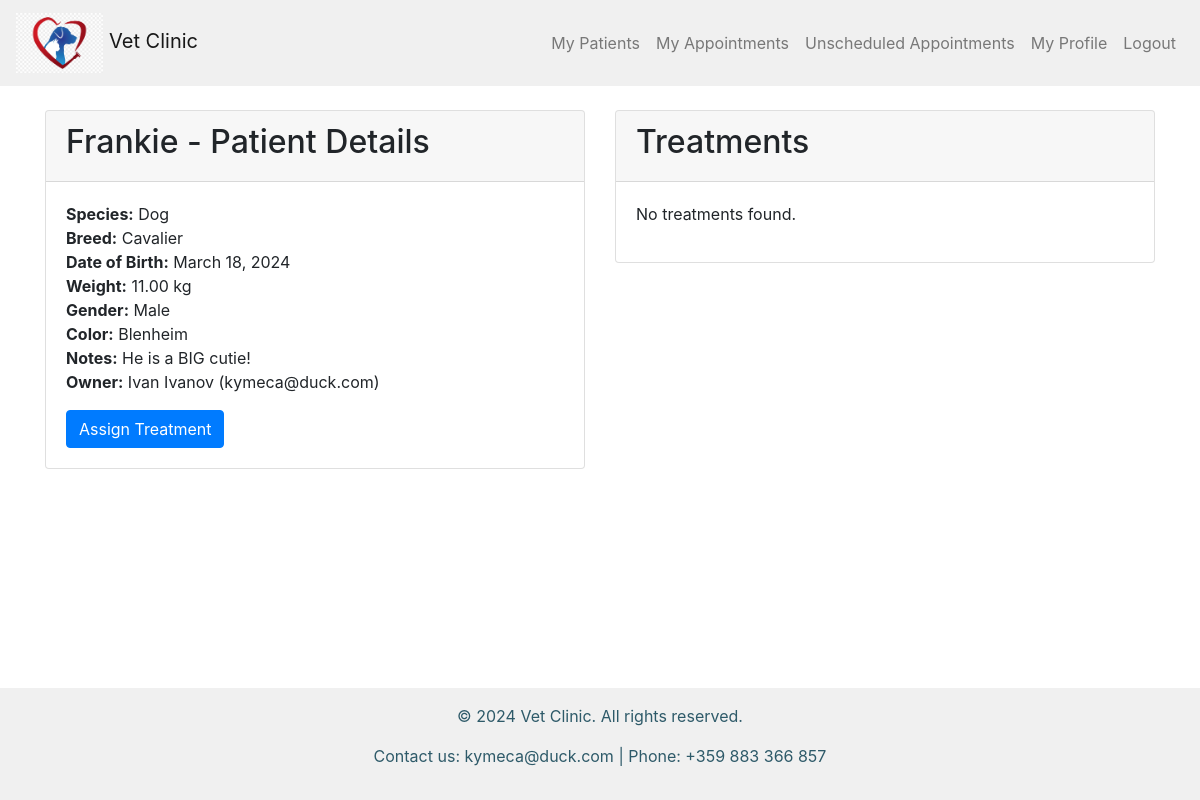
Before: /doctors/pet_patient/1/ (signed in) with the older database file.
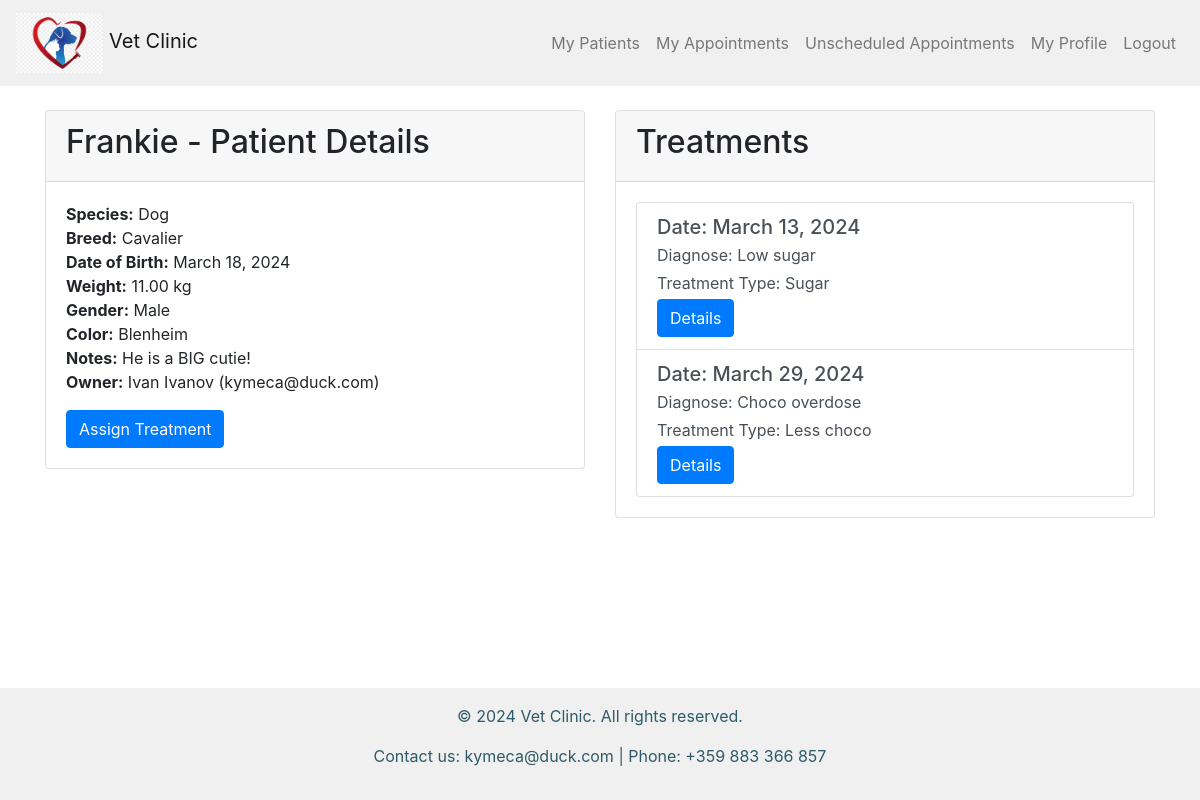
After: the same page with the newer database file.
### vet_clinic/pet_patients/models.py (models this page shows, shortened)
class Treatment(models.Model):
    MAX_LENGTH_DIAGNOSE_TYPE = 50
    MAX_LENGTH_TREATMENT_TYPE = 100
    patient = models.ForeignKey(
        PetPatient,
        on_delete=models.CASCADE,
    )
    doctor = models.ForeignKey(
        UserModel,
        on_delete=models.CASCADE,
    )
    date = models.DateField()
    diagnose = models.CharField(
        max_length=MAX_LENGTH_DIAGNOSE_TYPE,
    )
    treatment_type = models.CharField(
        max_length=MAX_LENGTH_TREATMENT_TYPE,
    )
    description = models.TextField()

### vet_clinic/doctors/views.py (the view)
# urls.py: path('pet_patient/<int:pk>/', PetPatientDetailView.as_view(), name='pet_patient_detail'),
class PetPatientDetailView(auth_mixins.LoginRequiredMixin, views.View):
    template_name = 'doctors/pet_patient_detail.html'
    def get(self, request, pk):
        pet_patient = get_object_or_404(PetPatient, pk=pk)
        treatments = Treatment.objects.filter(patient=pet_patient)
        return render(request, self.template_name, {'pet_patient': pet_patient, 'treatments': treatments})

### vet_clinic/accounts/models.py (called while the page is built)
    @property
    def full_name(self):
        if self.first_name and self.first_name:
            return f"{self.first_name} {self.last_name}"
        return self.first_name or self.last_name

### templates/doctors/pet_patient_detail.html (shortened to what this page needs)
{% extends 'base.html' %}
{% block main_content %}
  <div class="row">
    <div class="col-md-6">
      <div class="card">
        <div class="card-header">
          <h2>{{ pet_patient.name }} - Patient Details</h2>
        </div>
        <div class="card-body">
          <ul class="list-unstyled">
            <li><strong>Species:</strong> {{ pet_patient.species }}</li>
            <li><strong>Breed:</strong> {{ pet_patient.breed }}</li>
            <li><strong>Date of Birth:</strong> {{ pet_patient.date_of_birth }}</li>
            <li><strong>Weight:</strong> {{ pet_patient.weight|floatformat:2 }} kg</li>
            <li><strong>Gender:</strong> {{ pet_patient.get_gender_display }}</li>
            <li><strong>Color:</strong> {{ pet_patient.color }}</li>
            <li><strong>Notes:</strong> {{ pet_patient.notes }}</li>
            <li><strong>Owner:</strong> {{ pet_patient.user.profile.full_name }} ({{ pet_patient.user.email }})</li>
          </ul>
          <form action="{% url 'assign_treatment' pk=pet_patient.pk %}" method="post">
            <button type="submit" class="btn btn-primary">Assign Treatment</button>
          </form>
        </div>
      </div>
    </div>
    <div class="col-md-6">
      <div class="card">
        <div class="card-header">
          <h2>Treatments</h2>
        </div>
        <div class="card-body">
          {% if treatments %}
            <div class="list-group">
              {% for treatment in treatments %}
                <a href="#" class="list-group-item list-group-item-action">
                  <h5 class="mb-1">Date: {{ treatment.date }}</h5>
                  <p class="mb-1">Diagnose: {{ treatment.diagnose }}</p>
                  <p class="mb-1">Treatment Type: {{ treatment.treatment_type }}</p>
                  <button type="button" class="btn btn-primary" data-toggle="modal" data-target="#detailsModal{{ treatment.pk }}">Details</button>
                </a>
              {% endfor %}
            </div>
          {% else %}
            <p>No treatments found.</p>
          {% endif %}
        </div>
      </div>
    </div>
  </div>
{% endblock %}

Changed rows visible on the page:
added Treatment: date "March 13, 2024", diagnose "Low sugar", treatment_type "Sugar"
added Treatment: date "March 29, 2024", diagnose "Choco overdose", treatment_type "Less choco"
Other visible differences:
text no longer shown: "No treatments found."
